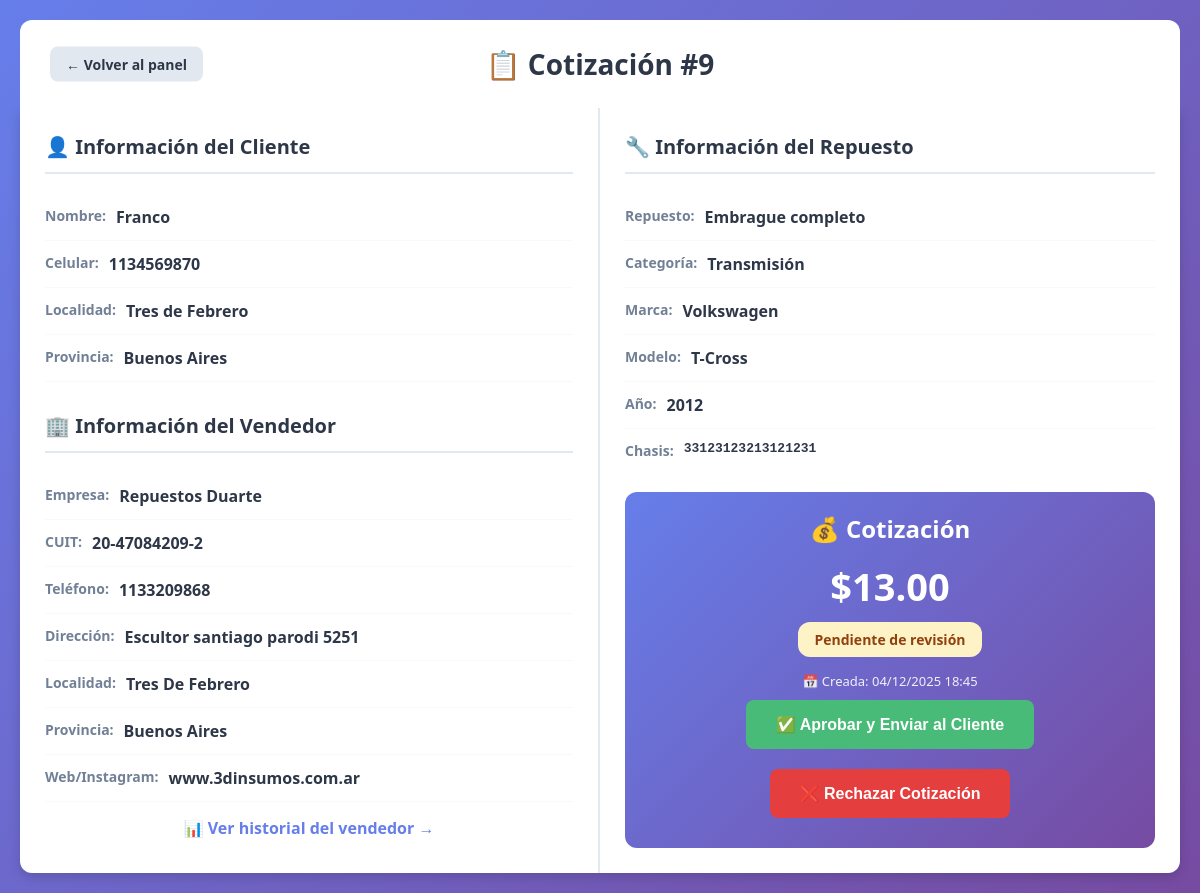
Page /vender/admin/cotizacion/9/ (signed in) on the committed database.
### core/models.py (models this page shows, shortened)
class Cotizacion(models.Model):
    ESTADOS = [
        ("pendiente", "Pendiente de revisión"),
        ("enviada", "Enviada al cliente"),
        ("rechazada", "Rechazada"),
        ("cliente_interesado", "Cliente interesado"),
    ]
    solicitud = models.ForeignKey(
        SolicitudCompra,
        on_delete=models.CASCADE,
        related_name="cotizaciones"
    )
    vendedor = models.ForeignKey(
        VendedorEmpresa,
        on_delete=models.CASCADE,
        related_name="cotizaciones"
    )
    precio = models.DecimalField(max_digits=12, decimal_places=2, verbose_name="Precio")
    comentarios = models.TextField(blank=True, verbose_name="Comentarios")
    estado = models.CharField(
        max_length=20,
        choices=ESTADOS,
        default="pendiente",
        verbose_name="Estado"
    )
    fecha_creacion = models.DateTimeField(auto_now_add=True)
    fecha_envio = models.DateTimeField(null=True, blank=True)
    class Meta:
        verbose_name = "Cotización"
        verbose_name_plural = "Cotizaciones"
        unique_together = ['solicitud', 'vendedor']
        ordering = ['-fecha_creacion']

class SolicitudCompra(models.Model):
    URGENCIA_CHOICES = [
        ('baja', 'Baja - Puedo esperar'),
        ('media', 'Media - Lo necesito pronto'),
        ('alta', 'Alta - Urgente'),
        ('super_alta', 'Super Alta - Muy Urgente (en hora)'),
    ]
    CATEGORIA_CHOICES = [
        ('motor', 'Motor'),
        ('transmision', 'Transmisión'),
        ('suspension', 'Suspensión'),
        ('frenos', 'Frenos'),
        ('electrico', 'Sistema Eléctrico'),
        ('carroceria', 'Carrocería'),
        ('interior', 'Interior'),
        ('otros', 'Otros'),
    ]
    marca_auto = models.CharField(max_length=100, verbose_name="Marca del Auto")
    modelo_auto = models.CharField(max_length=100, verbose_name="Modelo del Auto", blank=True)
    año_auto = models.IntegerField(verbose_name="Año del Auto", null=True, blank=True)
    nro_chasis = models.CharField(max_length=100, verbose_name="VIN/Número de Chasis", blank=True, default='')
    categoria_repuesto = models.CharField(max_length=50, choices=CATEGORIA_CHOICES, verbose_name="Categoría del Repuesto")
    repuesto_especifico = models.CharField(max_length=200, verbose_name="Repuesto Específico")
    descripcion_adicional = models.TextField(verbose_name="Descripción Adicional", blank=True)
    urgencia = models.CharField(max_length=20, choices=URGENCIA_CHOICES, verbose_name="Nivel de Urgencia")
    nombre = models.CharField(max_length=200, verbose_name="Nombre")
    celular = models.CharField(max_length=20, verbose_name="Celular", default='')
    localidad = models.CharField(max_length=200, verbose_name="Localidad", blank=True, default='')
    zona = models.CharField(max_length=200, verbose_name="Zona/Provincia", blank=True, default='')
    fecha_solicitud = models.DateTimeField(auto_now_add=True)
    activa = models.BooleanField(default=True)
    class Meta:
        verbose_name = "Solicitud de Compra"
        verbose_name_plural = "Solicitudes de Compra"
        ordering = ['-fecha_solicitud']

class VendedorEmpresa(models.Model):
    user = models.OneToOneField(User, on_delete=models.CASCADE, related_name='vendedor_empresa')
    nombre_empresa = models.CharField(max_length=200, verbose_name="Nombre de la Empresa")
    cuit = models.CharField(max_length=13, verbose_name="CUIT", unique=True)
    telefono = models.CharField(max_length=20, verbose_name="Teléfono")
    direccion = models.CharField(max_length=300, verbose_name="Dirección")
    localidad = models.CharField(max_length=200, verbose_name="Localidad")
    provincia = models.CharField(max_length=200, verbose_name="Provincia")
    web_ig = models.CharField(max_length=200, verbose_name="Web/Instagram", blank=True)
    latitud = models.DecimalField(max_digits=10, decimal_places=7, verbose_name="Latitud", null=True, blank=True)
    longitud = models.DecimalField(max_digits=10, decimal_places=7, verbose_name="Longitud", null=True, blank=True)
    fecha_registro = models.DateTimeField(auto_now_add=True)
    activo = models.BooleanField(default=True)
    class Meta:
        verbose_name = "Vendedor Empresa"
        verbose_name_plural = "Vendedores Empresas"

### quiero_vender/views.py (the view, shortened to what this page needs)
# urls.py: path('admin/cotizacion/<int:cotizacion_id>/', views.detalle_cotizacion, name='detalle_cotizacion'),
@staff_member_required
def detalle_cotizacion(request, cotizacion_id):
    cotizacion = get_object_or_404(
        Cotizacion.objects.select_related('solicitud', 'vendedor', 'vendedor__user'),
        id=cotizacion_id
    )
    context = {
        'cotizacion': cotizacion,
        'solicitud': cotizacion.solicitud,
        'vendedor': cotizacion.vendedor,
    }
    return render(request, 'detalle_cotizacion.html', context)

### quiero_vender/templates/detalle_cotizacion.html (shortened to what this page needs)
{% load static %}
<!DOCTYPE html>
<html lang="es">
<head>
</head>
<body>
    <div class="container">
        <div class="header">
            <a href="{% url 'admin_cotizaciones' %}" class="btn-back">← Volver al panel</a>
            <h1>📋 Cotización #{{ cotizacion.id }}</h1>
        </div>
        <div class="main-content">
            <div class="details-grid">
                <div class="column-left">
                    <div class="info-card-client">
                        <h2>👤 Información del Cliente</h2>
                        <div class="info-row">
                            <span class="info-label">Nombre:</span>
                            <span class="info-value">{{ solicitud.nombre }}</span>
                        </div>
                        <div class="info-row">
                            <span class="info-label">Celular:</span>
                            <span class="info-value">{{ solicitud.celular }}</span>
                        </div>
                        <div class="info-row">
                            <span class="info-label">Localidad:</span>
                            <span class="info-value">{{ solicitud.localidad }}</span>
                        </div>
                        <div class="info-row">
                            <span class="info-label">Provincia:</span>
                            <span class="info-value">{{ solicitud.zona }}</span>
                        </div>
                        <h2 style="margin-top: 30px;">🏢 Información del Vendedor</h2>
                        <div class="info-row">
                            <span class="info-label">Empresa:</span>
                            <span class="info-value">{{ vendedor.nombre_empresa }}</span>
                        </div>
                        <div class="info-row">
                            <span class="info-label">CUIT:</span>
                            <span class="info-value">{{ vendedor.cuit }}</span>
                        </div>
                        <div class="info-row">
                            <span class="info-label">Teléfono:</span>
                            <span class="info-value">{{ vendedor.telefono }}</span>
                        </div>
                        <div class="info-row">
                            <span class="info-label">Dirección:</span>
                            <span class="info-value">{{ vendedor.direccion }}</span>
                        </div>
                        <div class="info-row">
                            <span class="info-label">Localidad:</span>
                            <span class="info-value">{{ vendedor.localidad }}</span>
                        </div>
                        <div class="info-row">
                            <span class="info-label">Provincia:</span>
                            <span class="info-value">{{ vendedor.provincia }}</span>
                        </div>
                        {% if vendedor.web_ig %}
                        <div class="info-row">
                            <span class="info-label">Web/Instagram:</span>
                            <span class="info-value">{{ vendedor.web_ig }}</span>
                        </div>
                        {% endif %}
                        <div style="margin-top: 15px; text-align: center;">
                            <a href="{% url 'perfil_vendedor_admin' vendedor.id %}"
                               style="color: #667eea; text-decoration: none; font-weight: 600;">
                                📊 Ver historial del vendedor →
                            </a>
                        </div>
                    </div>
                </div>
                <div class="column-right">
                    <div class="repuesto-section">
                        <h2>🔧 Información del Repuesto</h2>
                        <div class="info-row">
                            <span class="info-label">Repuesto:</span>
                            <span class="info-value">{{ solicitud.repuesto_especifico }}</span>
                        </div>
                        <div class="info-row">
                            <span class="info-label">Categoría:</span>
                            <span class="info-value">{{ solicitud.get_categoria_repuesto_display }}</span>
                        </div>
                        <div class="info-row">
                            <span class="info-label">Marca:</span>
                            <span class="info-value">{{ solicitud.marca_auto }}</span>
                        </div>
                        <div class="info-row">
                            <span class="info-label">Modelo:</span>
                            <span class="info-value">{{ solicitud.modelo_auto|default:"-" }}</span>
                        </div>
                        <div class="info-row">
                            <span class="info-label">Año:</span>
                            <span class="info-value">{{ solicitud.año_auto|default:"-" }}</span>
                        </div>
                        <div class="info-row">
                            <span class="info-label">Chasis:</span>
                            <span class="info-value" style="font-family: monospace;">{{ solicitud.nro_chasis|default:"-" }}</span>
                        </div>
                    </div>
                    <div class="cotizacion-card">
                        <h2>💰 Cotización</h2>
                        <div class="precio-grande">${{ cotizacion.precio }}</div>
                        <div style="text-align: center; margin: 10px 0;">
                            <span class="badge badge-{{ cotizacion.estado }}">
                                {{ cotizacion.get_estado_display }}
                            </span>
                        </div>
                        <div style="text-align:center; font-size: 13px; opacity: 0.9; margin-top: 15px;">
                            <div>📅 Creada: {{ cotizacion.fecha_creacion|date:"d/m/Y H:i" }}</div>
                        </div>
                        {% if cotizacion.estado == 'pendiente' %}
                        <div class="actions-card">
                            <form method="POST" style="display: inline;">
                                <button type="submit" class="btn-action btn-aprobar">
                                    ✅ Aprobar y Enviar al Cliente
                                </button>
                            </form>
                            <form method="POST" style="display: inline;">
                                <button type="submit" class="btn-action btn-rechazar"
                                        onclick="return confirm('¿Estás seguro de rechazar esta cotización?')">
                                    ❌ Rechazar Cotización
                                </button>
                            </form>
                        </div>
                        {% endif %}
                    </div>
                </div>
            </div>
        </div>
    </div>
</body>
</html>

### quiero_vender/templates/detalle_cotizacion.html (style rules this page uses)
* { margin: 0; padding: 0; box-sizing: border-box; }
body { font-family: 'Segoe UI', Tahoma, Geneva, Verdana, sans-serif; background: linear-gradient(135deg, #667eea 0%, #764ba2 100%); min-height: 100vh; padding: 20px; }
.container { max-width: 1200px; margin: 0 auto; }
.header { padding: 25px 30px; border-radius: 12px 12px 0 0; background-color: white; position: relative; }
.header h1 { font-size: 28px; color: #2d3748; text-align: center; margin: 0; }
.btn-back { position: absolute; left: 30px; top: 50%; transform: translateY(-50%); padding: 8px 16px; background: #e2e8f0; color: #2d3748; text-decoration: none; border-radius: 8px; font-weight: 600; transition: all 0.3s; font-size: 14px; }
.main-content { background: white; border-radius: 0 0 12px 12px; overflow: hidden; box-shadow: 0 4px 12px rgba(0,0,0,0.15); }
.details-grid { display: grid; grid-template-columns: 1fr 1fr; min-height: 500px; }
.column-left { padding: 25px; border-right: 2px solid #e2e8f0; }
.column-right { padding: 25px; }
.info-row { display: flex; gap: 10px; padding: 12px 0; border-bottom: 1px solid #f7fafc; }
.info-row:last-child { border-bottom: none; }
.info-label { font-weight: 600; color: #718096; font-size: 14px; white-space: nowrap; }
.info-value { color: #2d3748; font-weight: 600; }
.info-card-client { margin-bottom: 0; }
.info-card-client h2 { font-size: 20px; color: #2d3748; margin-bottom: 20px; padding-bottom: 12px; border-bottom: 2px solid #e2e8f0; display: flex; align-items: center; gap: 10px; }
.repuesto-section { margin-bottom: 20px; }
.repuesto-section h2 { font-size: 20px; color: #2d3748; margin-bottom: 20px; padding-bottom: 12px; border-bottom: 2px solid #e2e8f0; display: flex; align-items: center; gap: 10px; }
.cotizacion-card { background: linear-gradient(135deg, #667eea 0%, #764ba2 100%); color: white; border-radius: 12px; padding: 20px; }
.cotizacion-card h2 { color: white; border-bottom-color: rgba(255,255,255,0.3); text-align: center; display: flex; align-items: center; justify-content: center; gap: 10px; font-size: 24px; margin-bottom: 15px; }
.precio-grande { font-size: 38px; font-weight: 700; text-align: center; margin: 10px 0; }
.badge { padding: 8px 16px; border-radius: 12px; font-size: 14px; font-weight: 600; display: inline-block; }
.badge-pendiente { background: #fef3c7; color: #92400e; }
.actions-card { border-radius: 12px; text-align: center; }
.btn-action { padding: 15px 30px; border: none; border-radius: 8px; cursor: pointer; font-weight: 700; font-size: 16px; transition: all 0.3s; margin: 10px; display: inline-block; text-decoration: none; }
.btn-aprobar { background: #48bb78; color: white; }
.btn-rechazar { background: #e53e3e; color: white; }

### rows in the picture
Cotizacion: id "9", precio "13.00", estado "Pendiente de revisión", fecha_creacion "04/12/2025 18:45"
SolicitudCompra: nombre "Franco", celular "1134569870", localidad "Tres de Febrero", zona "Buenos Aires", repuesto_especifico "Embrague completo", categoria_repuesto "Transmisión", marca_auto "Volkswagen", modelo_auto "T-Cross", año_auto "2012", nro_chasis "33123123213121231"
VendedorEmpresa: nombre_empresa "Repuestos Duarte", cuit "20-47084209-2", telefono "1133209868", direccion "Escultor santiago parodi 5251", localidad "Tres De Febrero", provincia "Buenos Aires", web_ig "www.3dinsumos.com.ar"
